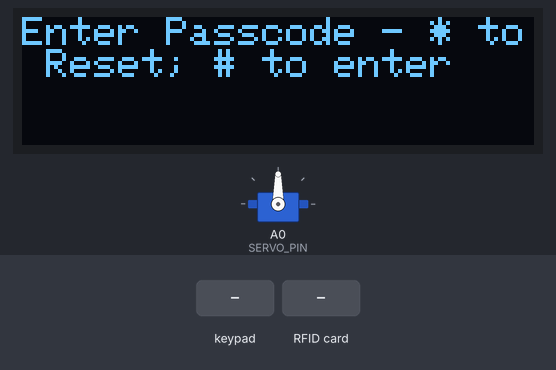
This sketch was run on a simulated Arduino Uno, built with avr-gcc and run on an emulated ATmega328P. Parts: servo, 128×32 one-colour display. The test bench sets the inputs (shaded band). At 7.9 s the program stops and its outputs stay as they are.

Above: at 1.2 s.
1.3 s: keypad keys 1 2 3 4 # pressed 0.4 s apart
At 5.1 s:
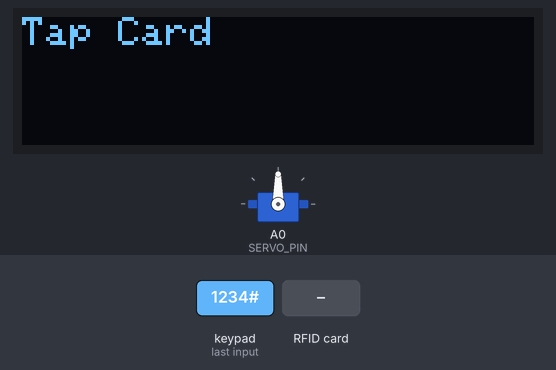
5.4 s: RFID card 02 CD 2D 34 held to the reader
At 5.8 s:
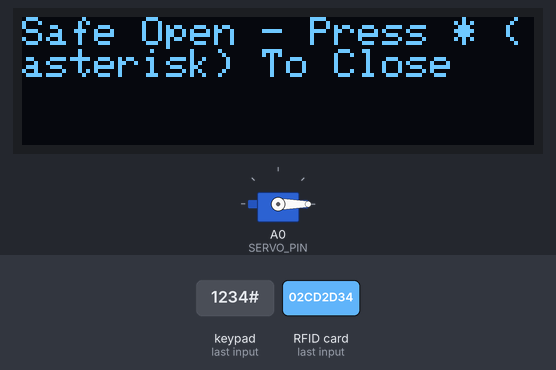
6.9 s: key '*' pressed
At 8.4 s:
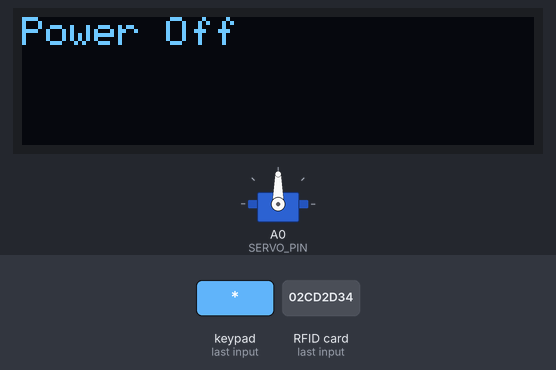
Timing chart, 0 to 9.4 s (numbered marks = the images above; inputs shaded):
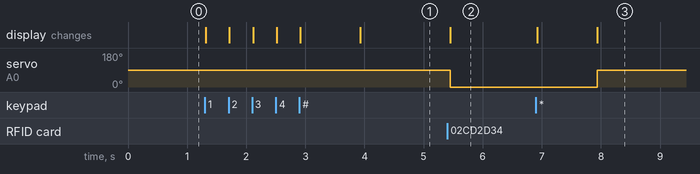

The sketch:

keycardAndPasscodeSafe.ino
```cpp
#include <Adafruit_GFX.h>                              // Includes library for the OLED
#include <Adafruit_SSD1306.h>                          // Includes library for the OLED
#include <Wire.h>                                      // Includes I2C library
#include <Keypad.h>                                    // Includes keypad library
#include <SPI.h>                                       // Includes SPI library
#include <MFRC522.h>                                   // Includes RFID reader library
#include <Servo.h>.                                    // Includes servo library
#define RST_PIN 9                                      // Defines RFID RST pin
#define SS_PIN 10                                      // Defines RFID SS pin
#define SERVO_PIN A0                                   // Defines servo control pin
#define SCREEN_WIDTH 128                               // Defines screen width, in pixels
#define SCREEN_HEIGHT 32                               // Defines screen height, in pixels
#define CARDID "02 CD 2D 34"                           // Defines UID of correct card
#define PASSCODELENGTH 4                               // Defines length of passcode
#define ROWS 4                                         // Defines keypad rows
#define COLUMNS 3                                      // Defines keypad columns
uint8_t advance = 0;                                   // Variable for how far code should advance
uint8_t correctDigits = 0;                             // Holds how many correct code digits entered
uint8_t cursorPosition = 0;                            // Holds cursor position for passcode
uint8_t codePosition = 0;                              // Holds number of passcode digits entered
char passcode[PASSCODELENGTH] = {'1', '2', '3', '4'};  // Correct passcode
char inputCode[PASSCODELENGTH] = {'0', '0', '0', '0'}; // Blank input code
uint8_t rowPins[ROWS] = {5, 6, 7, 8};                  // Keypad row pins
uint8_t colPins[COLUMNS] = {4, 3, 2};                  // Keypad column pins
char keys[ROWS][COLUMNS] = {
    // Keypad map
    {'1', '2', '3'}, // Row 1 configuration
    {'4', '5', '6'}, // Row 2 configuration
    {'7', '8', '9'}, // Row 3 configuration
    {'*', '0', '#'}  // Row 4 configuration
};
// Configures keypad based on given information...
Keypad keypad = Keypad(makeKeymap(keys), rowPins, colPins, ROWS, COLUMNS);
// Configures display based on given information...
Adafruit_SSD1306 display(SCREEN_WIDTH, SCREEN_HEIGHT, &Wire, -1);
// Configures RFID reader based on given information...
MFRC522 mfrc522(SS_PIN, RST_PIN);
Servo SERVO; // Creates object for the servo

void setup()
{
    SPI.begin();                               // Initializes SPI bus
    mfrc522.PCD_Init();                        // Initializes RFID reader
    SERVO.attach(SERVO_PIN);                   // Creates servo
    SERVO.write(90);                           // Sets servo to locked position
    display.begin(SSD1306_SWITCHCAPVCC, 0x3C); // Starts OLED
    display.setTextSize(1);                    // Sets text size to default
    display.setTextColor(WHITE);               // Sets text colour to white
    setDisplay();                              // Prepares display... prints message...
    display.print("Enter Passcode - * to Reset; # to enter");
    display.display(); // Displays message
}

void setDisplay()
{                            // Function to prepare display
    display.clearDisplay();  // Clears text
    display.setCursor(0, 0); // Sets cursor to home
}

void loop()
{
    // Waits for key to be pressed and assigns it to char
    char inputKey = keypad.getKey();
    if (advance == 0)
    { // First step: passcode
        if (inputKey)
        { // If key has been pressed...
            switch (inputKey)
            {                           // check it with case statement
            case '*':                   // If * pressed, reset input
                correctDigits = 0;      // Resets variable
                cursorPosition = 0;     // Resets variable
                codePosition = 0;       // Resets variable
                setDisplay();           // Prepares display
                display.print("Reset"); // Prints message
                display.display();      // Displays message
                delay(1000);            // Delay
                setDisplay();           // Prepares display... prints message
                display.print("Enter Passcode - * to Reset; # to enter");
                display.display(); // Displays message
                break;             // End case
            case '#':              // If # pressed, check passcode
                for (uint8_t i = 0; i < PASSCODELENGTH; i++)
                {
                    if (inputCode[i] == passcode[i])
                    {                    // Compares input code...
                        correctDigits++; // with passcode
                    }                    // If digit equal, increase variable
                }                        // When 4 digits equal, advance
                if (correctDigits == PASSCODELENGTH)
                {
                    setDisplay(); // Prepares display... prints message
                    display.print("Passcode Correct");
                    display.display(); // Displays message
                    delay(1000);       // Delay
                    advance++;         // Move on to next step
                }
                else
                {                       // If passcode incorrect, reset for new input
                    codePosition = 0;   // Resets variable
                    cursorPosition = 0; // Resets variable
                    correctDigits = 0;  // Resets variable
                    setDisplay();       // Prepares display... prints message
                    display.print("Passcode Incorrect");
                    display.display(); // Displays message
                    delay(1000);       // Delay
                    setDisplay();      // Prepared display... prints message
                    display.print("Enter Passcode - * to Reset; # to enter");
                    display.display(); // Displays message
                }
                break; // End case
            default:   // When any other key pressed...
                // put input key into inputCode array
                inputCode[codePosition] = inputKey;
                // Advance and set display cursor
                cursorPosition = cursorPosition + 10;
                display.setCursor(cursorPosition, 20);
                // Prints digit entered
                display.print(inputCode[codePosition]);
                display.display(); // Displays digit
                codePosition++;    // Advances code position
            }
        }
    }
    if (advance == 1)
    {                                // When passcode correct...
        setDisplay();                // Prepares displays
        display.println("Tap Card"); // Prints message
        display.display();           // Displays message
        if (!mfrc522.PICC_IsNewCardPresent())
        {
            return; // If RFID card near reader advance...
        }           // otherwise, return to top of statement
        if (!mfrc522.PICC_ReadCardSerial())
        {
            return;             // If RFID data available advance...
        }                       // otherwise, return to top of statement
        String readCardID = ""; // Prepare string for UID
        // Creates string with card's UID
        for (uint8_t i = 0; i < mfrc522.uid.size; i++)
        {
            readCardID.concat(String(mfrc522.uid.uidByte[i] < 0x10 ? " 0" : " "));
            readCardID.concat(String(mfrc522.uid.uidByte[i], HEX));
        }                         // Converts it to HEX
        readCardID.toUpperCase(); // Converts it to upper case
        // If UID matches correct one...
        if (readCardID.substring(1) == CARDID)
        {
            setDisplay(); // Prepares display... prints message
            display.print("Safe Open - Press * (asterisk) To Close");
            display.display(); // Displays message
            SERVO.write(0);    // Opens safe by turning servo
            advance++;         // Advances code position
        }
        else
        {                                    // If card not correct...
            setDisplay();                    // Prepares display
            display.print("Incorrect Card"); // prints message
            display.display();               // Displays message
            delay(1000);                     // Delay
        }
    }
    if (advance == 2)
    { // If safe open...
        if (inputKey == '*')
        {                                 // and * pressed
            setDisplay();                 // Prepares display
            display.print("Safe Closed"); // Prints message
            display.display();            // Displays message
            delay(1000);                  // Delay
            setDisplay();                 // Prepares display
            display.print("Power Off");   // Prints messafe
            display.display();            // Displays message
            SERVO.write(90);              // Lock safe by turning servo
            while (1)
                ; // Wait forever; user must power off
        }
    }
}
```

Measured:
- after the input at 1.3 s, the display: first changes at once (image 1 shows a later state)
- after the input at 5.4 s, servo on A0 (SERVO_PIN): 90° → 0° after 0.05 s; the display: changes after 0.05 s (image 2)
- after the input at 6.9 s, servo on A0 (SERVO_PIN): 0° → 90° after 1.0 s; the display: first changes at once (image 3 shows a later state)
